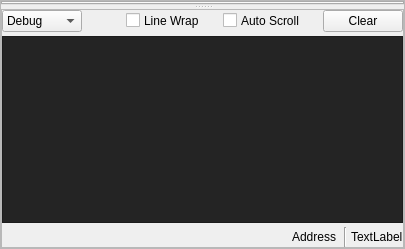
       <widget class="QFrame" name="frame_right">
        <property name="minimumSize">
         <size>
          <width>100</width>
          <height>0</height>
         </size>
        </property>
        <property name="frameShape">
         <enum>QFrame::StyledPanel</enum>
        </property>
        <property name="frameShadow">
         <enum>QFrame::Raised</enum>
        </property>
        <layout class="QVBoxLayout" name="verticalLayout_2">
         <property name="spacing">
          <number>6</number>
         </property>
         <property name="leftMargin">
          <number>0</number>
         </property>
         <property name="topMargin">
          <number>0</number>
         </property>
         <property name="rightMargin">
          <number>0</number>
         </property>
         <property name="bottomMargin">
          <number>0</number>
         </property>
         <item>
          <widget class="QSplitter" name="splitter">
           <property name="orientation">
            <enum>Qt::Vertical</enum>
           </property>
           <widget class="QTabWidget" name="tabs_main">
            <property name="currentIndex">
             <number>-1</number>
            </property>
           </widget>
           <widget class="QFrame" name="frame_logger">
            <property name="minimumSize">
             <size>
              <width>0</width>
              <height>100</height>
             </size>
            </property>
            <property name="frameShape">
             <enum>QFrame::StyledPanel</enum>
            </property>
            <property name="frameShadow">
             <enum>QFrame::Raised</enum>
            </property>
            <layout class="QVBoxLayout" name="verticalLayout_4">
             <property name="spacing">
              <number>4</number>
             </property>
             <property name="leftMargin">
              <number>0</number>
             </property>
             <property name="topMargin">
              <number>0</number>
             </property>
             <property name="rightMargin">
              <number>0</number>
             </property>
             <property name="bottomMargin">
              <number>0</number>
             </property>
             <item>
              <layout class="QHBoxLayout" name="logger_options">
               <item>
                <widget class="QComboBox" name="logger_level_comboBox">
                 <property name="sizePolicy">
                  <sizepolicy hsizetype="Preferred" vsizetype="Fixed">
                   <horstretch>1</horstretch>
                   <verstretch>0</verstretch>
                  </sizepolicy>
                 </property>
                 <property name="currentIndex">
                  <number>2</number>
                 </property>
                 <item>
                  <property name="text">
                   <string>Message</string>
                  </property>
                 </item>
                 <item>
                  <property name="text">
                   <string>OSC</string>
                  </property>
                 </item>
                 <item>
                  <property name="text">
                   <string>Debug</string>
                  </property>
                 </item>
                 <item>
                  <property name="text">
                   <string>Info</string>
                  </property>
                 </item>
                </widget>
               </item>
               <item>
                <spacer name="logger_options_spacer_0">
                 <property name="orientation">
                  <enum>Qt::Horizontal</enum>
                 </property>
                 <property name="sizeHint" stdset="0">
                  <size>
                   <width>40</width>
                   <height>20</height>
                  </size>
                 </property>
                </spacer>
               </item>
               <item>
                <widget class="QCheckBox" name="logger_wrap_checkbox">
                 <property name="toolTip">
                  <string>If checked, long lines are wrapped to fit within view. Otherwise, you may need to scroll horizontally to read long lines.</string>
                 </property>
                </widget>
               </item>
               <item>
                <widget class="QLabel" name="logger_wrap_label">
                 <property name="toolTip">
                  <string>If checked, long lines are wrapped to fit within view. Otherwise, you may need to scroll horizontally to read long lines.</string>
                 </property>
                 <property name="text">
                  <string>Line Wrap</string>
                 </property>
                </widget>
               </item>
               <item>
                <spacer name="logger_options_spacer_1">
                 <property name="orientation">
                  <enum>Qt::Horizontal</enum>
                 </property>
                 <property name="sizeHint" stdset="0">
                  <size>
                   <width>20</width>
                   <height>20</height>
                  </size>
                 </property>
                </spacer>
               </item>
               <item>
                <widget class="QCheckBox" name="logger_autoscroll_checkbox">
                 <property name="toolTip">
                  <string>If checked, the log view will automatically scroll to the end any time new output is appended.</string>
                 </property>
                </widget>
               </item>
               <item>
                <widget class="QLabel" name="logger_autoscroll_label">
                 <property name="toolTip">
                  <string>If checked, the log view will automatically scroll to the end any time new output is appended.</string>
                 </property>
                 <property name="text">
                  <string>Auto Scroll</string>
                 </property>
                </widget>
               </item>
               <item>
                <spacer name="logger_options_spacer_2">
                 <property name="orientation">
                  <enum>Qt::Horizontal</enum>
                 </property>
                 <property name="sizeHint" stdset="0">
                  <size>
                   <width>20</width>
                   <height>0</height>
                  </size>
                 </property>
                </spacer>
               </item>
               <item>
                <widget class="QPushButton" name="clear_log_button">
                 <property name="text">
                  <string>Clear</string>
                 </property>
                 <property name="toolTip">
                  <string>Clear the log window</string>
                 </property>
                </widget>
               </item>
              </layout>
             </item>
             <item>
              <widget class="QPlainTextEdit" name="base_console">
               <property name="palette">
                <palette>
                 <active>
                  <colorrole role="WindowText">
                   <brush brushstyle="SolidPattern">
                    <color alpha="255">
                     <red>177</red>
                     <green>177</green>
                     <blue>177</blue>
                    </color>
                   </brush>
                  </colorrole>
                  <colorrole role="Button">
                   <brush brushstyle="SolidPattern">
                    <color alpha="255">
                     <red>36</red>
                     <green>36</green>
                     <blue>36</blue>
                    </color>
                   </brush>
                  </colorrole>
                  <colorrole role="Text">
                   <brush brushstyle="SolidPattern">
                    <color alpha="255">
                     <red>177</red>
                     <green>177</green>
                     <blue>177</blue>
                    </color>
                   </brush>
                  </colorrole>
                  <colorrole role="ButtonText">
                   <brush brushstyle="SolidPattern">
                    <color alpha="255">
                     <red>177</red>
                     <green>177</green>
                     <blue>177</blue>
                    </color>
                   </brush>
                  </colorrole>
                  <colorrole role="Base">
                   <brush brushstyle="SolidPattern">
                    <color alpha="255">
                     <red>36</red>
                     <green>36</green>
                     <blue>36</blue>
                    </color>
                   </brush>
                  </colorrole>
                  <colorrole role="Window">
                   <brush brushstyle="SolidPattern">
                    <color alpha="255">
                     <red>36</red>
                     <green>36</green>
                     <blue>36</blue>
                    </color>
                   </brush>
                  </colorrole>
                  <colorrole role="Highlight">
                   <brush brushstyle="LinearGradientPattern">
                    <gradient startx="0.000000000000000" starty="0.000000000000000" endx="0.000000000000000" endy="1.000000000000000" type="LinearGradient" spread="PadSpread" coordinatemode="ObjectBoundingMode">
                     <gradientstop position="0.000000000000000">
                      <color alpha="255">
                       <red>255</red>
                       <green>160</green>
                       <blue>47</blue>
                      </color>
                     </gradientstop>
                     <gradientstop position="1.000000000000000">
                      <color alpha="255">
                       <red>215</red>
                       <green>128</green>
                       <blue>26</blue>
                      </color>
                     </gradientstop>
                    </gradient>
                   </brush>
                  </colorrole>
                 </active>
                 <inactive>
                  <colorrole role="WindowText">
                   <brush brushstyle="SolidPattern">
                    <color alpha="255">
                     <red>177</red>
                     <green>177</green>
                     <blue>177</blue>
                    </color>
                   </brush>
                  </colorrole>
                  <colorrole role="Button">
                   <brush brushstyle="SolidPattern">
                    <color alpha="255">
                     <red>36</red>
                     <green>36</green>
                     <blue>36</blue>
                    </color>
                   </brush>
                  </colorrole>
                  <colorrole role="Text">
                   <brush brushstyle="SolidPattern">
                    <color alpha="255">
                     <red>177</red>
                     <green>177</green>
                     <blue>177</blue>
                    </color>
                   </brush>
                  </colorrole>
                  <colorrole role="ButtonText">
                   <brush brushstyle="SolidPattern">
                    <color alpha="255">
                     <red>177</red>
                     <green>177</green>
                     <blue>177</blue>
                    </color>
                   </brush>
                  </colorrole>
                  <colorrole role="Base">
                   <brush brushstyle="SolidPattern">
                    <color alpha="255">
                     <red>36</red>
                     <green>36</green>
                     <blue>36</blue>
                    </color>
                   </brush>
                  </colorrole>
                  <colorrole role="Window">
                   <brush brushstyle="SolidPattern">
                    <color alpha="255">
                     <red>36</red>
                     <green>36</green>
                     <blue>36</blue>
                    </color>
                   </brush>
                  </colorrole>
                  <colorrole role="Highlight">
                   <brush brushstyle="LinearGradientPattern">
                    <gradient startx="0.000000000000000" starty="0.000000000000000" endx="0.000000000000000" endy="1.000000000000000" type="LinearGradient" spread="PadSpread" coordinatemode="ObjectBoundingMode">
                     <gradientstop position="0.000000000000000">
                      <color alpha="255">
                       <red>255</red>
                       <green>160</green>
                       <blue>47</blue>
                      </color>
                     </gradientstop>
                     <gradientstop position="1.000000000000000">
                      <color alpha="255">
                       <red>215</red>
                       <green>128</green>
                       <blue>26</blue>
                      </color>
                     </gradientstop>
                    </gradient>
                   </brush>
                  </colorrole>
                 </inactive>
                 <disabled>
                  <colorrole role="WindowText">
                   <brush brushstyle="SolidPattern">
                    <color alpha="255">
                     <red>64</red>
                     <green>64</green>
                     <blue>64</blue>
                    </color>
                   </brush>
                  </colorrole>
                  <colorrole role="Button">
                   <brush brushstyle="SolidPattern">
                    <color alpha="255">
                     <red>50</red>
                     <green>50</green>
                     <blue>50</blue>
                    </color>
                   </brush>
                  </colorrole>
                  <colorrole role="Text">
                   <brush brushstyle="SolidPattern">
                    <color alpha="255">
                     <red>64</red>
                     <green>64</green>
                     <blue>64</blue>
                    </color>
                   </brush>
                  </colorrole>
                  <colorrole role="ButtonText">
                   <brush brushstyle="SolidPattern">
                    <color alpha="255">
                     <red>64</red>
                     <green>64</green>
                     <blue>64</blue>
                    </color>
                   </brush>
                  </colorrole>
                  <colorrole role="Base">
                   <brush brushstyle="SolidPattern">
                    <color alpha="255">
                     <red>50</red>
                     <green>50</green>
                     <blue>50</blue>
                    </color>
                   </brush>
                  </colorrole>
                  <colorrole role="Window">
                   <brush brushstyle="SolidPattern">
                    <color alpha="255">
                     <red>50</red>
                     <green>50</green>
                     <blue>50</blue>
                    </color>
                   </brush>
                  </colorrole>
                  <colorrole role="Highlight">
                   <brush brushstyle="LinearGradientPattern">
                    <gradient startx="0.000000000000000" starty="0.000000000000000" endx="0.000000000000000" endy="1.000000000000000" type="LinearGradient" spread="PadSpread" coordinatemode="ObjectBoundingMode">
                     <gradientstop position="0.000000000000000">
                      <color alpha="255">
                       <red>255</red>
                       <green>160</green>
                       <blue>47</blue>
                      </color>
                     </gradientstop>
                     <gradientstop position="1.000000000000000">
                      <color alpha="255">
                       <red>215</red>
                       <green>128</green>
                       <blue>26</blue>
                      </color>
                     </gradientstop>
                    </gradient>
                   </brush>
                  </colorrole>
                 </disabled>
                </palette>
               </property>
               <property name="font">
                <font>
                 <family>DroidSansMono</family>
                </font>
               </property>
               <property name="undoRedoEnabled">
                <bool>false</bool>
               </property>
               <property name="lineWrapMode">
                <enum>QPlainTextEdit::NoWrap</enum>
               </property>
               <property name="readOnly">
                <bool>true</bool>
               </property>
               <property name="centerOnScroll">
                <bool>false</bool>
               </property>
              </widget>
             </item>
             <item>
              <layout class="QHBoxLayout" name="horizontalLayout_6">
               <item>
                <spacer name="horizontalSpacer_3">
                 <property name="orientation">
                  <enum>Qt::Horizontal</enum>
                 </property>
                 <property name="sizeHint" stdset="0">
                  <size>
                   <width>40</width>
                   <height>20</height>
                  </size>
                 </property>
                </spacer>
               </item>
               <item>
                <widget class="QLineEdit" name="current_address_value">
                 <property name="sizePolicy">
                  <sizepolicy hsizetype="Preferred" vsizetype="Fixed">
                   <horstretch>0</horstretch>
                   <verstretch>0</verstretch>
                  </sizepolicy>
                 </property>
                 <property name="styleSheet">
                  <string notr="true">border: 0px; background-color: rgba(0, 0, 0, 0)</string>
                 </property>
                 <property name="text">
                  <string>Address</string>
                 </property>
                 <property name="alignment">
                  <set>Qt::AlignRight|Qt::AlignTrailing|Qt::AlignVCenter</set>
                 </property>
                </widget>
               </item>
               <item>
                <widget class="Line" name="line_5">
                 <property name="orientation">
                  <enum>Qt::Vertical</enum>
                 </property>
                </widget>
               </item>
               <item>
                <widget class="QLabel" name="current_config_file_value">
                 <property name="text">
                  <string>TextLabel</string>
                 </property>
                </widget>
               </item>
              </layout>
             </item>
            </layout>
           </widget>
          </widget>
         </item>
        </layout>
       </widget>
